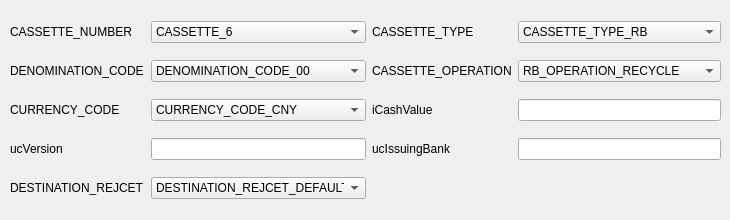
      <widget class="QWidget" name="tab_17">
       <attribute name="title">
        <string>ST_CASSETTE_INFO_URJB</string>
       </attribute>
       <widget class="QWidget" name="layoutWidget_13">
        <property name="geometry">
         <rect>
          <x>10</x>
          <y>10</y>
          <width>711</width>
          <height>201</height>
         </rect>
        </property>
        <layout class="QGridLayout" name="gridLayout_14">
         <item row="3" column="4">
          <widget class="QLineEdit" name="lineEdit_SetUnitInfo_Cassette6_ucIssuingBank"/>
         </item>
         <item row="0" column="0">
          <widget class="QLabel" name="label_68">
           <property name="text">
            <string>CASSETTE_NUMBER</string>
           </property>
          </widget>
         </item>
         <item row="2" column="4">
          <widget class="QLineEdit" name="lineEdit_SetUnitInfo_Cassette6_iCashValue"/>
         </item>
         <item row="3" column="2">
          <spacer name="horizontalSpacer_29">
           <property name="orientation">
            <enum>Qt::Horizontal</enum>
           </property>
           <property name="sizeHint" stdset="0">
            <size>
             <width>40</width>
             <height>20</height>
            </size>
           </property>
          </spacer>
         </item>
         <item row="2" column="0">
          <widget class="QLabel" name="label_118">
           <property name="text">
            <string>CURRENCY_CODE</string>
           </property>
          </widget>
         </item>
         <item row="1" column="0">
          <widget class="QLabel" name="label_70">
           <property name="text">
            <string>DENOMINATION_CODE</string>
           </property>
          </widget>
         </item>
         <item row="2" column="1">
          <widget class="QComboBox" name="comboBox_SetUnitInfo_Cassette6_iCurrencyCode">
           <item>
            <property name="text">
             <string>CURRENCY_CODE_CNY</string>
            </property>
           </item>
           <item>
            <property name="text">
             <string>CURRENCY_CODE_EUR</string>
            </property>
           </item>
           <item>
            <property name="text">
             <string>CURRENCY_CODE_RESERVED</string>
            </property>
           </item>
          </widget>
         </item>
         <item row="1" column="1">
          <widget class="QComboBox" name="comboBox_SetUnitInfo_Cassette6_iDenoCode">
           <item>
            <property name="text">
             <string>DENOMINATION_CODE_00</string>
            </property>
           </item>
           <item>
            <property name="text">
             <string>DENOMINATION_CODE_10_4TH</string>
            </property>
           </item>
           <item>
            <property name="text">
             <string>DENOMINATION_CODE_50_4TH</string>
            </property>
           </item>
           <item>
            <property name="text">
             <string>DENOMINATION_CODE_100_4TH</string>
            </property>
           </item>
           <item>
            <property name="text">
             <string>DENOMINATION_CODE_100_5TH</string>
            </property>
           </item>
           <item>
            <property name="text">
             <string>DENOMINATION_CODE_20_5TH</string>
            </property>
           </item>
           <item>
            <property name="text">
             <string>DENOMINATION_CODE_10_5TH</string>
            </property>
           </item>
           <item>
            <property name="text">
             <string>DENOMINATION_CODE_50_5TH</string>
            </property>
           </item>
           <item>
            <property name="text">
             <string>DENOMINATION_CODE_ALL</string>
            </property>
           </item>
          </widget>
         </item>
         <item row="0" column="2">
          <spacer name="horizontalSpacer_11">
           <property name="orientation">
            <enum>Qt::Horizontal</enum>
           </property>
           <property name="sizeHint" stdset="0">
            <size>
             <width>40</width>
             <height>20</height>
            </size>
           </property>
          </spacer>
         </item>
         <item row="2" column="3">
          <widget class="QLabel" name="label_119">
           <property name="text">
            <string>iCashValue</string>
           </property>
          </widget>
         </item>
         <item row="4" column="2">
          <spacer name="horizontalSpacer_30">
           <property name="orientation">
            <enum>Qt::Horizontal</enum>
           </property>
           <property name="sizeHint" stdset="0">
            <size>
             <width>40</width>
             <height>20</height>
            </size>
           </property>
          </spacer>
         </item>
         <item row="0" column="4">
          <widget class="QComboBox" name="comboBox_SetUnitInfo_Cassette6_iCassType">
           <item>
            <property name="text">
             <string>CASSETTE_TYPE_RB</string>
            </property>
           </item>
           <item>
            <property name="text">
             <string>CASSETTE_TYPE_AB</string>
            </property>
           </item>
           <item>
            <property name="text">
             <string>CASSETTE_TYPE_DAB</string>
            </property>
           </item>
           <item>
            <property name="text">
             <string>CASSETTE_TYPE_UNKNOWN</string>
            </property>
           </item>
          </widget>
         </item>
         <item row="1" column="3">
          <widget class="QLabel" name="label_71">
           <property name="text">
            <string>CASSETTE_OPERATION</string>
           </property>
          </widget>
         </item>
         <item row="0" column="3">
          <widget class="QLabel" name="label_69">
           <property name="text">
            <string>CASSETTE_TYPE</string>
           </property>
          </widget>
         </item>
         <item row="0" column="1">
          <widget class="QComboBox" name="comboBox_SetUnitInfo_Cassette6_iCassNO">
           <item>
            <property name="text">
             <string>CASSETTE_6</string>
            </property>
           </item>
           <item>
            <property name="text">
             <string>CASSETTE_1</string>
            </property>
           </item>
           <item>
            <property name="text">
             <string>CASSETTE_2</string>
            </property>
           </item>
           <item>
            <property name="text">
             <string>CASSETTE_3</string>
            </property>
           </item>
           <item>
            <property name="text">
             <string>CASSETTE_4</string>
            </property>
           </item>
           <item>
            <property name="text">
             <string>CASSETTE_5</string>
            </property>
           </item>
           <item>
            <property name="text">
             <string>RESERVED</string>
            </property>
           </item>
          </widget>
         </item>
         <item row="3" column="3">
          <widget class="QLabel" name="label_121">
           <property name="text">
            <string>ucIssuingBank</string>
           </property>
          </widget>
         </item>
         <item row="3" column="1">
          <widget class="QLineEdit" name="lineEdit_SetUnitInfo_Cassette6_ucVersion"/>
         </item>
         <item row="2" column="2">
          <spacer name="horizontalSpacer_28">
           <property name="orientation">
            <enum>Qt::Horizontal</enum>
           </property>
           <property name="sizeHint" stdset="0">
            <size>
             <width>40</width>
             <height>20</height>
            </size>
           </property>
          </spacer>
         </item>
         <item row="1" column="4">
          <widget class="QComboBox" name="comboBox_SetUnitInfo_Cassette6_iCassOper">
           <item>
            <property name="text">
             <string>RB_OPERATION_RECYCLE</string>
            </property>
           </item>
           <item>
            <property name="text">
             <string>RB_OPERATION_DEPOSITE</string>
            </property>
           </item>
           <item>
            <property name="text">
             <string>RB_OPERATION_DISPENSE</string>
            </property>
           </item>
           <item>
            <property name="text">
             <string>AB_OPERATION_DEPREJRET</string>
            </property>
           </item>
           <item>
            <property name="text">
             <string>RB_OPERATION_UNKNOWN</string>
            </property>
           </item>
          </widget>
         </item>
         <item row="3" column="0">
          <widget class="QLabel" name="label_120">
           <property name="text">
            <string>ucVersion</string>
           </property>
          </widget>
         </item>
         <item row="1" column="2">
          <spacer name="horizontalSpacer_12">
           <property name="orientation">
            <enum>Qt::Horizontal</enum>
           </property>
           <property name="sizeHint" stdset="0">
            <size>
             <width>40</width>
             <height>20</height>
            </size>
           </property>
          </spacer>
         </item>
         <item row="4" column="1">
          <widget class="QComboBox" name="comboBox_SetUnitInfo_Cassette6_iCassNoteHandInfo">
           <item>
            <property name="text">
             <string>DESTINATION_REJCET_DEFAULT</string>
            </property>
           </item>
           <item>
            <property name="text">
             <string>DESTINATION_REJCET_CS</string>
            </property>
           </item>
           <item>
            <property name="text">
             <string>DESTINATION_REJCET_DISPENSE</string>
            </property>
           </item>
           <item>
            <property name="text">
             <string>DESTINATION_REJCET_DEPOSIT</string>
            </property>
           </item>
           <item>
            <property name="text">
             <string>DESTINATION_REJECT_CASH1_COMBINE</string>
            </property>
           </item>
          </widget>
         </item>
         <item row="4" column="0">
          <widget class="QLabel" name="label_125">
           <property name="text">
            <string>DESTINATION_REJCET</string>
           </property>
          </widget>
         </item>
        </layout>
       </widget>
      </widget>
